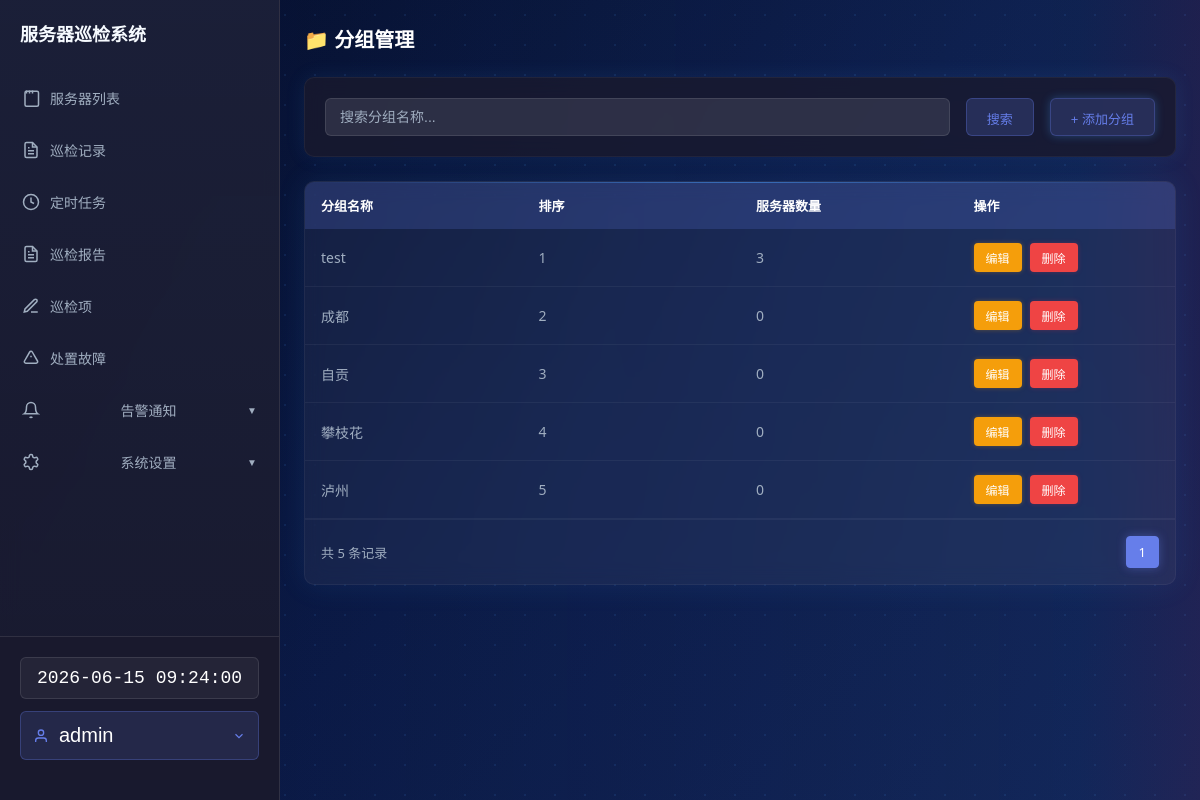
The app's page /groups (signed in) with its own data.
### tables this page shows
CREATE TABLE groups (
            id INTEGER PRIMARY KEY AUTOINCREMENT,
            name TEXT NOT NULL UNIQUE,
            created_at TIMESTAMP DEFAULT CURRENT_TIMESTAMP
        , sort_order INTEGER DEFAULT 0, is_deleted INTEGER DEFAULT 0, parent_id INTEGER);

### app.py (the view)
    def decorated_function(*args, **kwargs):
        token = request.headers.get('X-API-Token')
        if token:
            username = validate_token(token)
            if username:
                session['username'] = username
                return f(*args, **kwargs)
        if 'username' in session:
            return f(*args, **kwargs)
        return jsonify({'success': False, 'message': '未授权访问，请先登录或提供有效的 API Token'}), 401

### app.py (called while the page is built)
def login_required(f):
    def decorated_function(*args, **kwargs):
        token = request.headers.get('X-API-Token')
        if token:
            username = validate_token(token)
            if username:
                session['username'] = username
                return f(*args, **kwargs)
        if 'username' in session:
            return f(*args, **kwargs)
        return jsonify({'success': False, 'message': '未授权访问，请先登录或提供有效的 API Token'}), 401
    decorated_function.__name__ = f.__name__
    decorated_function.__doc__ = f.__doc__
    return decorated_function

@app.route('/groups')
@login_required
def groups():
    page = request.args.get('page', 1, type=int)
    per_page = request.args.get('per_page', 10, type=int)
    name = request.args.get('name', '').strip()
    groups = get_all_groups(name=name, page=page, per_page=per_page)
    total = get_groups_count(name=name)
    total_pages = (total + per_page - 1) // per_page
    return render_template('groups.html', groups=groups, search_name=name, page=page, per_page=per_page, total=total, total_pages=total_pages)

### database.py (called while the page is built, shortened)
def _get_db_module():
    if DATABASE_TYPE == 'postgresql':
        import psycopg
        return psycopg
    elif DATABASE_TYPE != 'sqlite':
        import mysql.connector
        return mysql.connector
    else:  # sqlite
        import sqlite3
        return sqlite3

def _get_connection_string():
    if DATABASE_TYPE == 'postgresql':
        return {
            'host': DB_HOST,
            'port': DB_PORT,
            'user': DB_USER,
            'password': DB_PASSWORD,
            'database': DB_DATABASE
        }
    else:  # sqlite
        return DATABASE_PATH

def get_connection():
    db_module = _get_db_module()
    conn_params = _get_connection_string()
    if DATABASE_TYPE == 'sqlite':
        conn = db_module.connect(conn_params)
        conn.execute('PRAGMA foreign_keys = ON')
    elif DATABASE_TYPE == 'postgresql':
        conninfo = f"host={conn_params['host']} port={conn_params['port']} dbname={conn_params['database']} user={conn_params['user']} password={conn_params['password']}"
        conn = db_module.connect(conninfo)
    elif DATABASE_TYPE != 'sqlite':
        conn = db_module.connect(**conn_params)
    if DATABASE_TYPE == 'postgresql':
        conn.autocommit = False
    elif DATABASE_TYPE != 'sqlite':
        conn.autocommit = False
    return conn

### templates/groups.html (shortened to what this page needs)
{% extends 'base.html' %}
{% block content %}
    <div class="header">
        <div class="header-left">
            <h2>📁 分组管理</h2>
        </div>
    </div>
    <div class="search-bar">
        <input type="text" id="searchInput" placeholder="搜索分组名称..." value="{{ search_name }}">
        <button class="btn-search" onclick="searchGroups()">搜索</button>
        <button class="btn-add" onclick="addGroup()">+ 添加分组</button>
    </div>
    <div class="table-container">
        {% if groups %}
        <table class="data-table">
            <thead>
                <tr>
                    <th>分组名称</th>
                    <th>排序</th>
                    <th>服务器数量</th>
                    <th>操作</th>
                </tr>
            </thead>
            <tbody>
                {% for group in groups %}
                <tr>
                    <td>{{ group[1] }}</td>
                    <td>{{ group[2] or 0 }}</td>
                    <td>{{ group[3] or 0 }}</td>
                    <td>
                        <div class="action-btns">
                            <button class="action-btn btn-edit" onclick="editGroup({{ group[0] }}, '{{ group[1] }}', '{{ group[2] or '' }}')">编辑</button>
                            <button class="action-btn btn-delete" onclick="deleteGroup({{ group[0] }})">删除</button>
                        </div>
                    </td>
                </tr>
                {% endfor %}
            </tbody>
        </table>
        <div class="pagination">
            <div class="pagination-info">共 {{ total|default(0) }} 条记录</div>
            <div class="pagination-links">
                {% for p in range(1, (total_pages|default(1))+1) %}
                <a href="javascript:void(0)" onclick="loadPage('/groups?name={{ search_name|default('') }}&page={{ p }}')" {% if p == (page|default(1)) %}class="active"{% endif %}>{{ p }}</a>
                {% endfor %}
            </div>
        </div>
        {% else %}
        <div class="empty-state">
            <h3>暂无分组</h3>
            <p>点击上方按钮添加您的第一个分组</p>
        </div>
        {% endif %}
    </div>
{% endblock %}

### static/css/tech-effects.css (style rules this page uses)
.search-bar { background: rgba(13, 25, 58, 0.6); border: 1px solid rgba(60, 140, 255, 0.25); border-radius: 6px; padding: 15px 20px; display: flex; gap: 12px; align-items: center; backdrop-filter: blur(6px); position: relative; overflow: hidden; box-shadow: 0 0 20px rgba(73, 160, 255, 0.1); }
.search-bar::before { content: ""; position: absolute; top: 0; left: -100%; width: 100%; height: 100%; background: linear-gradient(90deg, transparent, rgba(73, 160, 255, 0.2), transparent); animation: barShine 4s linear infinite; }
.card, .table-container { background: rgba(13, 25, 58, 0.6); border: 1px solid rgba(60, 140, 255, 0.25); border-radius: 8px; overflow: hidden; backdrop-filter: blur(6px); position: relative; box-shadow: 0 0 30px rgba(73, 160, 255, 0.1); }
.card::before, .table-container::before { content: ""; position: absolute; top: 0; left: 0; right: 0; height: 1px; background: linear-gradient(90deg, transparent, rgba(73, 160, 255, 0.5), transparent); animation: borderShine 3s linear infinite; }
.btn-blue, .btn-add, .btn-primary { padding: 8px 18px; background: linear-gradient(135deg, #2d7cff 0%, #49a0ff 100%); color: #fff; border: none; border-radius: 4px; cursor: pointer; transition: all 0.3s; position: relative; overflow: hidden; box-shadow: 0 0 10px rgba(73, 160, 255, 0.3); }
.btn-delete, .btn-danger { padding: 6px 14px; background: linear-gradient(135deg, #dc3545 0%, #ef4444 100%); color: white; border: none; border-radius: 6px; cursor: pointer; font-size: 12px; font-weight: 600; transition: all 0.3s; box-shadow: 0 0 5px rgba(220, 53, 69, 0.3); }
.btn-edit { padding: 6px 12px; background: linear-gradient(135deg, #f59e0b 0%, #fbbf24 100%); color: white; border: none; border-radius: 4px; cursor: pointer; transition: all 0.3s; box-shadow: 0 0 5px rgba(245, 158, 11, 0.3); }
.pagination { padding: 16px; display: flex; justify-content: space-between; align-items: center; border-top: 1px solid rgba(255, 255, 255, 0.05); }
.pagination-info { color: #a0aec0; font-size: 13px; }
.pagination-links { display: flex; gap: 4px; }
.pagination-links a { padding: 6px 12px; border-radius: 4px; color: #a0aec0; text-decoration: none; font-size: 13px; transition: all 0.3s ease; background: rgba(255, 255, 255, 0.02); border: 1px solid rgba(255, 255, 255, 0.05); }
.pagination-links a.active { background: #667eea; color: #fff; border-color: #667eea; box-shadow: 0 0 10px rgba(102, 126, 234, 0.4); }

### templates/groups.html (style rules this page uses)
.header { display: flex; justify-content: space-between; align-items: center; margin-bottom: 24px; }
.header-left h2 { color: #fff; font-size: 20px; font-weight: 600; }
.btn-add { background: linear-gradient(135deg, #667eea 0%, #764ba2 100%); color: #fff; }
.btn-search { background: rgba(255, 255, 255, 0.15); color: #fff; }
.search-bar { display: flex; gap: 16px; margin-bottom: 24px; align-items: center; }
.search-bar input { flex: 1; background: rgba(255, 255, 255, 0.1); border: 1px solid rgba(255, 255, 255, 0.1); border-radius: 6px; padding: 10px 14px; color: #fff; font-size: 14px; }
.search-bar input::placeholder { color: #a0aec0; }
.table-container { background: rgba(255, 255, 255, 0.05); border-radius: 10px; overflow: hidden; backdrop-filter: blur(10px); border: 1px solid rgba(255, 255, 255, 0.05); }
.data-table { width: 100%; border-collapse: collapse; }
.data-table th { background: rgba(102, 126, 234, 0.2); padding: 14px 16px; text-align: left; color: #fff; font-size: 13px; font-weight: 600; }
.data-table td { padding: 14px 16px; color: #a0aec0; font-size: 14px; border-bottom: 1px solid rgba(255, 255, 255, 0.05); }
.action-btns { display: flex; gap: 8px; }
.action-btn { padding: 6px 12px; border: none; border-radius: 4px; font-size: 12px; font-weight: 500; cursor: pointer; transition: all 0.3s ease; }
.btn-edit { background: #f59e0b; color: #fff; }
.btn-delete { background: #ef4444; color: #fff; }
.pagination { padding: 16px; display: flex; justify-content: space-between; align-items: center; border-top: 1px solid rgba(255, 255, 255, 0.05); }
.pagination-info { color: #a0aec0; font-size: 13px; }
.pagination-links { display: flex; gap: 4px; }
.pagination-links a { padding: 6px 12px; border-radius: 4px; color: #a0aec0; text-decoration: none; font-size: 13px; transition: all 0.3s ease; }
.pagination-links a.active { background: #667eea; color: #fff; }

### records on screen
groups: name "test", sort_order "1", group "3"
groups: name "成都", sort_order "2", is_deleted "0"
groups: name "自贡", sort_order "3", is_deleted "0"
groups: name "攀枝花", sort_order "4", is_deleted "0"
groups: name "泸州", sort_order "5", is_deleted "0"

### other values on screen
{{ session.get('username', '用户') }} "admin"
{{ total|default(0) }} "5"
{{ p }} "1"
